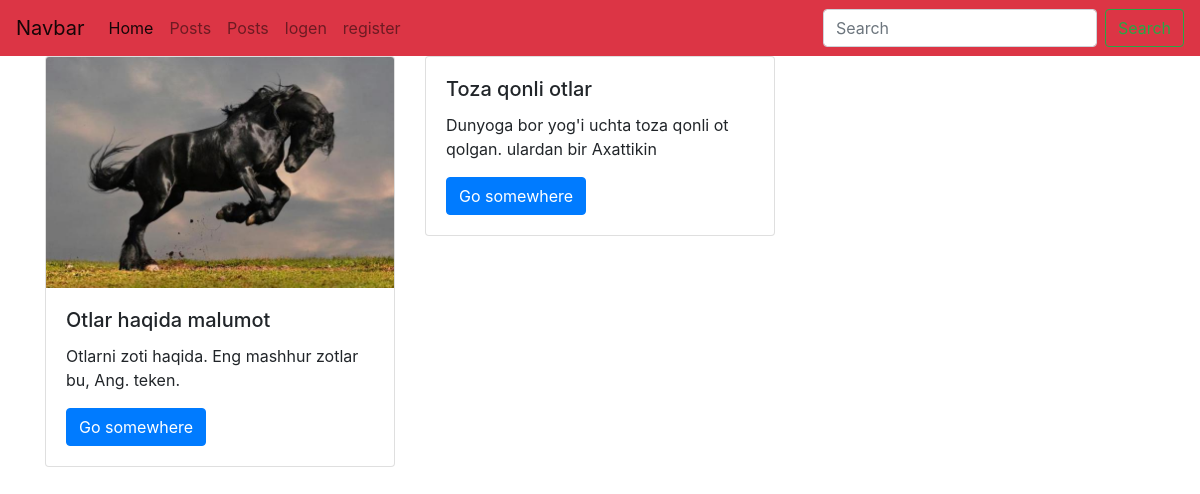
Screenshot of /category/3/ with the database file from the repository.
### blog/models.py (models this page shows)
class Post(models.Model):
    title = models.CharField('Sarlavhasi', max_length=225)
    image = models.ImageField('Rasm', blank=True, null=True)
    content = models.TextField('Yangilik haqida')
    categories = models.ForeignKey(Category, blank=True, null=True, on_delete=models.CASCADE)
    views = models.IntegerField("Ko'rilganlar", default=0)
    date = models.DateTimeField("Sana", default=timezone.now)
    class Meta:
        verbose_name = 'Yangilik'
        verbose_name_plural = 'Yangiliklar'

### blog/views.py (the view)
# urls.py: path("category/<int:id>/", views.category, name="category"),
def category(request, id):
    categories = Category.objects.get(id=id)
    posts = Post.objects.filter(categories=categories)
    content = {"category":categories, "posts":posts}
    return render(request, "blog/category.html", content)

### blog/templates/blog/category.html (shortened to what this page needs)
{% extends "base.html" %}
{% block content %}
<div class="container-fluid">
    <div class="container">
        <div class="row">
           {% for post in posts%}
           <div class="col-md-4">
            <div class="card">
                {% if post.image.url != null%}
                <img class="card-img-top" src="{{post.image.url}}" alt="Card image cap">
                {% endif %}
                <div class="card-body">
                  <h5 class="card-title">{{post.title}}</h5>
                  <p class="card-text">{{post.content}}</p>
                  <a href="#" class="btn btn-primary">Go somewhere</a>
                </div>
              </div>
        </div>
           {% empty %}
            <h1 class="text-center">Malumot qoshilmagan</h1>
           {% endfor %}
        </div>
    </div>
</div>
{% endblock %}

### rows the page displays
Post: image (picture), title "Otlar haqida malumot", content "Otlarni zoti haqida. Eng mashhur zotlar bu, Ang. teken."
Post: title "Toza qonli otlar", content "Dunyoga bor yog'i uchta toza qonli ot qolgan. ulardan bir Axattikin"
